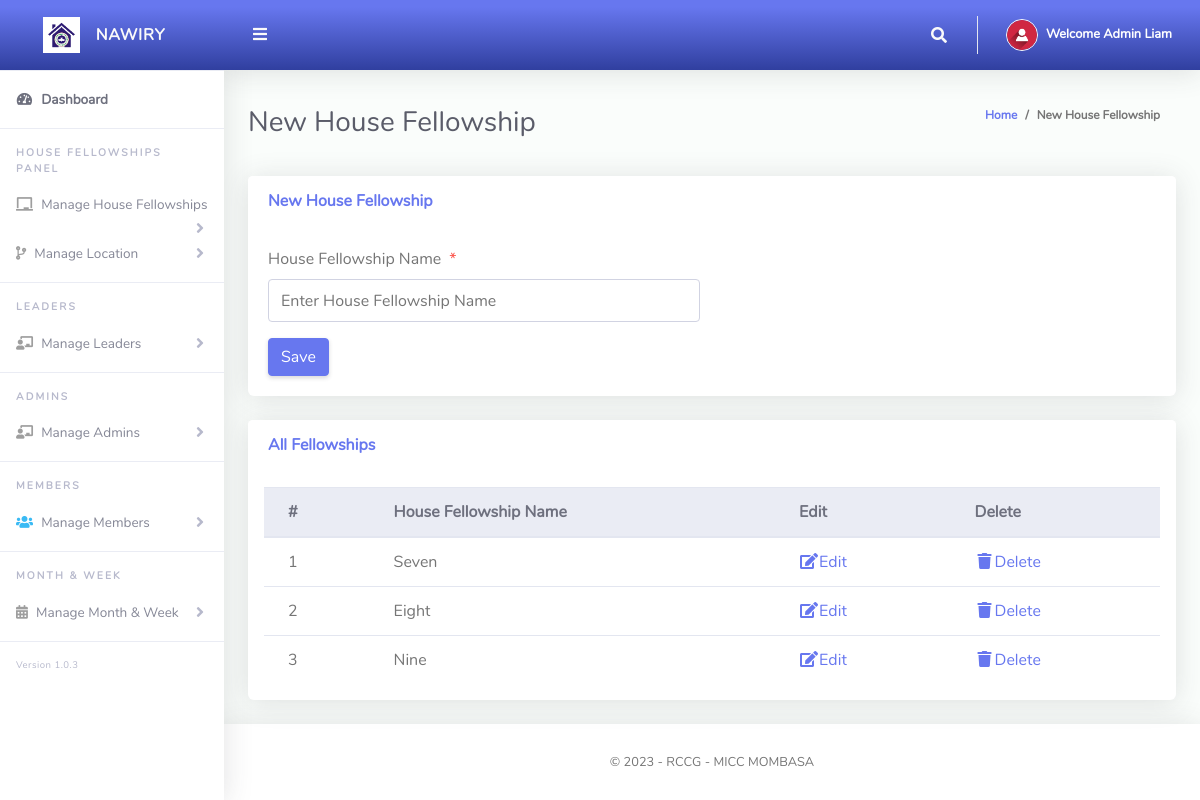
Page /Admin/createHse.php (signed in) on the committed database.
### tables this page shows
CREATE TABLE `tblhse` (
  `Id` int(10) NOT NULL,
  `hseFellowshipName` varchar(255) NOT NULL
);

### Admin/createHse.php (the view, shortened to what this page needs)
<?php
include '../Includes/dbcon.php';
?>
<!DOCTYPE html>
<html lang="en">
<head>
  <link href="../vendor/fontawesome-free/css/all.min.css" rel="stylesheet" type="text/css">
  <link href="../vendor/bootstrap/css/bootstrap.min.css" rel="stylesheet" type="text/css">
  <link href="css/ruang-admin.min.css" rel="stylesheet">
</head>
<body id="page-top">
  <div id="wrapper">
      <?php include "Includes/sidebar.php";?>
    <div id="content-wrapper" class="d-flex flex-column">
      <div id="content">
       <?php include "Includes/topbar.php";?>
        <div class="container-fluid" id="container-wrapper">
          <div class="d-sm-flex align-items-center justify-content-between mb-4">
            <h1 class="h3 mb-0 text-gray-800">New House Fellowship</h1>
            <ol class="breadcrumb">
              <li class="breadcrumb-item"><a href="./">Home</a></li>
              <li class="breadcrumb-item active" aria-current="page">New House Fellowship</li>
            </ol>
          </div>
          <div class="row">
            <div class="col-lg-12">
              <div class="card mb-4">
                <div class="card-header py-3 d-flex flex-row align-items-center justify-content-between">
                  <h6 class="m-0 font-weight-bold text-primary">New House Fellowship</h6>
                </div>
                <div class="card-body">
                  <form method="post">
                    <div class="form-group row mb-3">
                        <div class="col-xl-6">
                            <label class="form-control-label">House Fellowship Name<span class="text-danger ml-2">*</span></label>
                      <input type="text" class="form-control" name="hseFellowshipName" value="<?php echo $row['hseFellowshipName'];?>" id="exampleInputFirstName" placeholder="Enter House Fellowship Name">
                        </div>
                    </div>
                      <?php
                    if (isset($Id))
                    {
                    ?>
                    <button type="submit" name="update" class="btn btn-warning">Update</button>
                    &nbsp;&nbsp;&nbsp;&nbsp;&nbsp;&nbsp;&nbsp;&nbsp;&nbsp;&nbsp;
                    <?php
                    } else {
                    ?>
                    <button type="submit" name="save" class="btn btn-primary">Save</button>
                    <?php
                    }
                    ?>
                  </form>
                </div>
              </div>
                 <div class="row">
              <div class="col-lg-12">
              <div class="card mb-4">
                <div class="card-header py-3 d-flex flex-row align-items-center justify-content-between">
                  <h6 class="m-0 font-weight-bold text-primary">All Fellowships</h6>
                </div>
                <div class="table-responsive p-3">
                  <table class="table align-items-center table-flush table-hover" id="dataTableHover">
                    <thead class="thead-light">
                      <tr>
                        <th>#</th>
                        <th>House Fellowship Name</th>
                        <th>Edit</th>
                        <th>Delete</th>
                      </tr>
                    </thead>
                    <tbody>
                  <?php
                      $query = "SELECT * FROM tblhse";
                      $rs = $conn->query($query);
                      $num = $rs->num_rows;
                      $sn=0;
                      if($num > 0)
                      {
                        while ($rows = $rs->fetch_assoc())
                          {
                             $sn = $sn + 1;
                            echo"
                              <tr>
                                <td>".$sn."</td>
                                <td>".$rows['hseFellowshipName']."</td>
                                <td><a href='?action=edit&Id=".$rows['Id']."'><i class='fas fa-fw fa-edit'></i>Edit</a></td>
                                <td><a href='?action=delete&Id=".$rows['Id']."'><i class='fas fa-fw fa-trash'></i>Delete</a></td>
                              </tr>";
                          }
                      }
                      else
                      {
                           echo
                           "<div class='alert alert-danger' role='alert'>
                            No Record Found!
                            </div>";
                      }
                      ?>
                    </tbody>
                  </table>
                </div>
              </div>
            </div>
            </div>
          </div>
        </div>
      </div>
       <?php include "Includes/footer.php";?>
    </div>
  </div>
</body>
</html>

### Admin/Includes/topbar.php (shortened to what this page needs)
<?php
  $query = "SELECT * FROM tbladmin WHERE Id = ".$_SESSION['userId']."";
  $rs = $conn->query($query);
  $rows = $rs->fetch_assoc();
  $fullName = $rows['firstName']." ".$rows['lastName'];
?>
<nav class="navbar navbar-expand navbar-light bg-gradient-primary topbar mb-4 static-top">
          <button id="sidebarToggleTop" class="btn btn-link rounded-circle mr-3">
            <i class="fa fa-bars"></i>
          </button>
          <ul class="navbar-nav ml-auto">
            <li class="nav-item dropdown no-arrow">
              <a class="nav-link dropdown-toggle" href="#" id="searchDropdown" role="button" data-toggle="dropdown"
                aria-haspopup="true" aria-expanded="false">
                <i class="fas fa-search fa-fw"></i>
              </a>
            </li>
            <li class="nav-item dropdown no-arrow">
              <a class="nav-link dropdown-toggle" href="#" id="userDropdown" role="button" data-toggle="dropdown"
                aria-haspopup="true" aria-expanded="false">
                <img class="img-profile rounded-circle" src="img/user-icn.png" style="max-width: 60px">
                <span class="ml-2 d-none d-lg-inline text-white small"><b>Welcome <?php echo $fullName;?></b></span>
              </a>
            </li>
          </ul>
        </nav>

### rows in the picture
tblhse: hseFellowshipName "Seven"
tblhse: hseFellowshipName "Eight"
tblhse: hseFellowshipName "Nine"

### other values in the picture
$fullName "Admin Liam"
